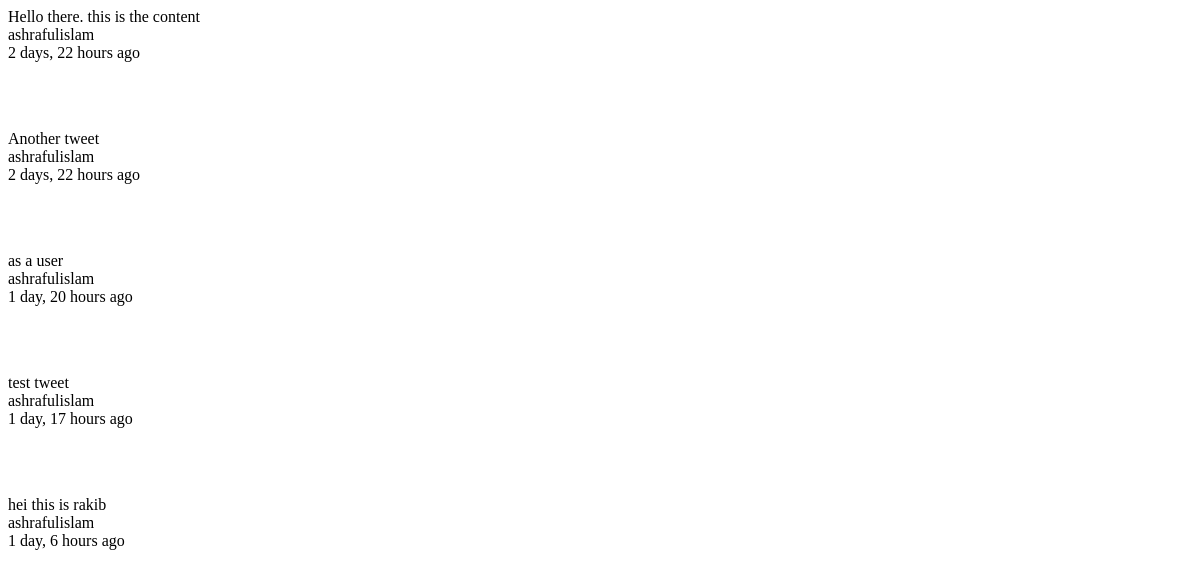
The app's page /tweet/, older data.
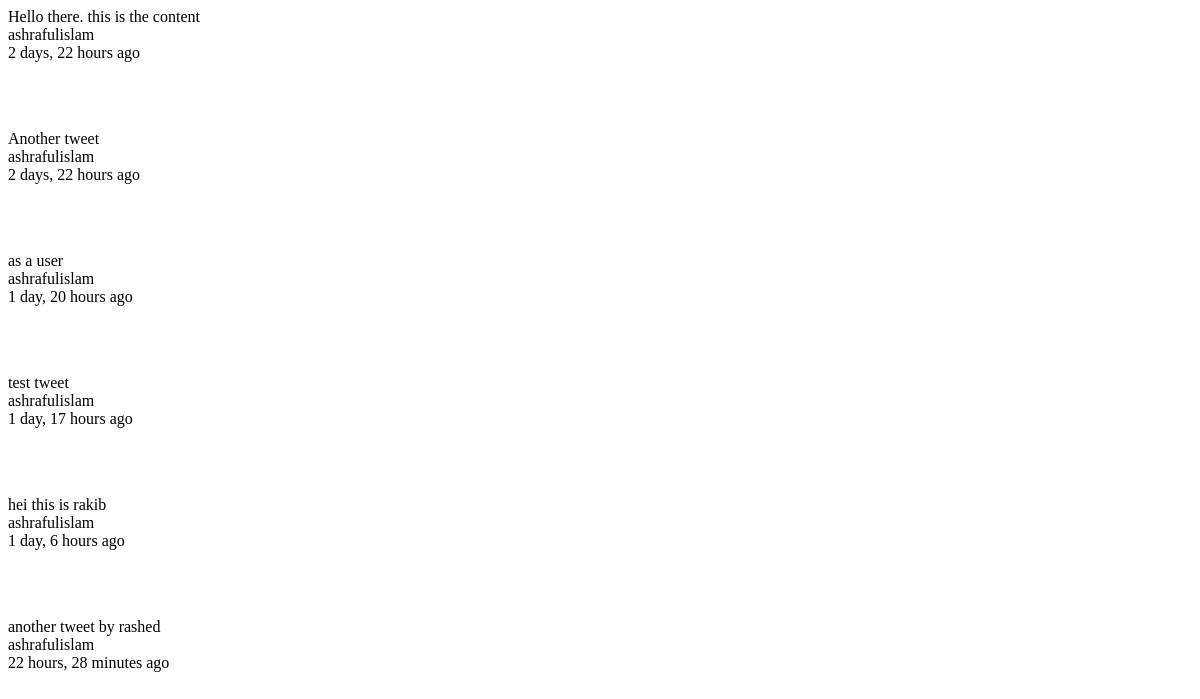
The same page, newer data.
### tweets/models.py (models this page shows, shortened)
class Tweet(models.Model):
	user = models.ForeignKey(settings.AUTH_USER_MODEL)
	content   = models.CharField(max_length=140)
	updated = models.DateTimeField(auto_now=True)
	timestamp = models.DateTimeField(auto_now_add=True)

### tweets/views.py (the view)
class TweetListView(ListView):
	queryset = Tweet.objects.all()
	def get_context_data(self, *args, **kwargs):
		context = super (TweetListView, self).get_context_data(*args, **kwargs)
		return context

### tweets/templates/tweets/tweet_list.html
{% for object in object_list %}
<p>{{ object.content }}</br>
{{ object.user }}</br>
{{ object.timestamp|timesince }} ago</p></br></br>
{% empty %}
   <p> No Tweets yet. </p>
{% endfor %}

Row changes from the older to the newer data that the page shows:
added Tweet: content "another tweet by rashed", user "ashrafulislam", timestamp "22 hours, 28 minutes"
